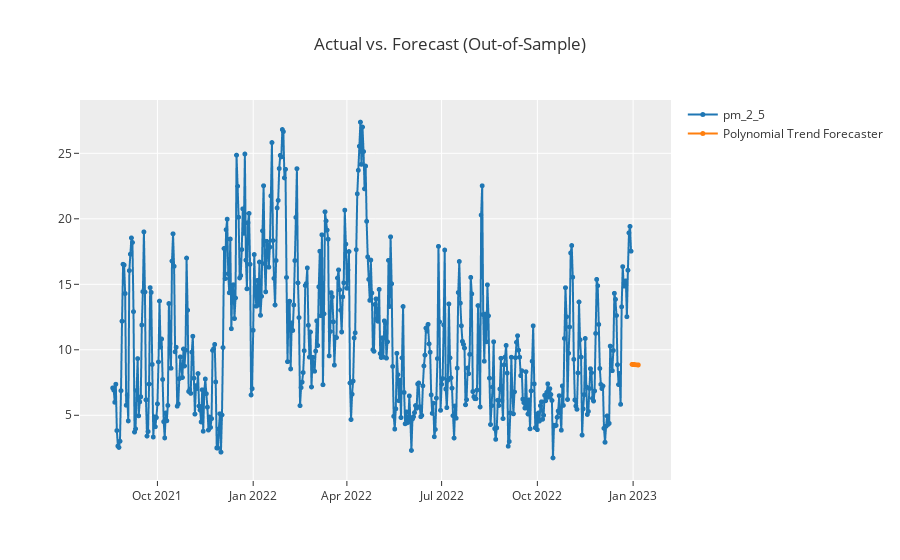

Notebook source saved alongside this figure:
### Code cell
import pandas as pd
from pycaret.time_series import *

# 1) อ่านข้อมูล
df = pd.read_csv(r"C:\Users\snpdp\pm2.5-Forecast-Dashboard\Data_csv\merge_data\AeroSURE-m-1d.csv")
df['date_only'] = pd.to_datetime(df['date_only'])
df.sort_values('date_only', inplace=True)

# 2) ตั้งค่า index เป็น timestamp และเลือกเฉพาะคอลัมน์ pm_2_5 (Univariate)
df_ts = df[['date_only', 'pm_2_5']].copy()
df_ts.set_index('date_only', inplace=True)
df_ts = df_ts.asfreq('D').interpolate()  # เติมค่าแบบ interpolation แทน ffill

# 3) สร้าง environment ด้วย setup()
ts_setup = setup(
    data=df_ts,
    target='pm_2_5',
    fh=7,
    seasonal_period=7,  # ฤดูกาลรายสัปดาห์
    session_id=123
)

# 4) เปรียบเทียบโมเดล time-series ต่าง ๆ
best_ts_model = compare_models(sort='MASE')

# 5) ปรับแต่งโมเดล (ถ้าต้องการ)
tuned_ts_model = tune_model(best_ts_model)

# 6) finalize_model เพื่อใช้จริง
final_ts_model = finalize_model(tuned_ts_model)

# 7) ทำนายอนาคต (7 วัน) โดยใช้ predict_model()
future_forecast = predict_model(final_ts_model, fh=7)

# 8) แสดงผลลัพธ์
print(future_forecast)

# 9) แสดงกราฟพยากรณ์
plot_model(final_ts_model, plot='forecast', data_kwargs={'fh': 7})

### Figure 1 — Plotly figure (JSON) as saved in the notebook; plotly's stock layout.template omitted (floating-point values rounded to 4 significant figures; data arrays with more than 128 entries replaced by an {"elided": "..."} marker saying what was removed)
{"data": [{"line": {"color": "rgb(31, 119, 180)", "width": 2}, "marker": {"color": "rgb(31, 119, 180)", "size": 5}, "mode": "lines+markers", "name": "pm_2_5", "type": "scattergl", "x": {"elided": "506 str values"}, "xaxis": "x", "y": {"elided": "506 float values"}, "yaxis": "y"}, {"line": {"color": "rgb(255, 127, 14)", "width": 2}, "marker": {"color": "rgb(255, 127, 14)", "size": 5}, "mode": "lines+markers", "name": "Polynomial Trend Forecaster", "type": "scattergl", "x": {"elided": "506 str values"}, "xaxis": "x", "y": {"elided": "506 float values"}, "yaxis": "y"}], "layout": {"showlegend": true, "title": {"text": "Actual vs. Forecast (Out-of-Sample)"}, "xaxis": {"anchor": "y", "domain": [0, 1]}, "yaxis": {"anchor": "x", "domain": [0, 1]}}}
